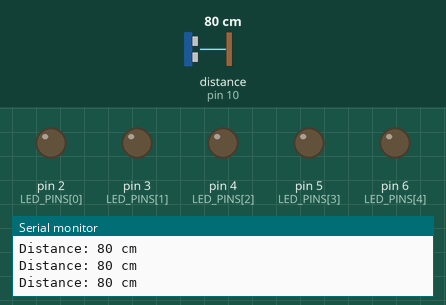
Bench run of a sketch on a simulated Arduino Uno, built with avr-gcc and run on an emulated ATmega328P. Parts: output pins drawn as LEDs (lit = HIGH), the last lines printed to the serial monitor. Wiring (inferred from the names in the program): ultrasonic range finder: trigger pin 9; echo pin 10. The inputs (shaded band) are chosen by the test bench; at power-on: distance to the obstacle (sensor on pin 10) 80 cm. The echo pulse lasts 58.3 µs per cm; pins used as bus, display or sensor lines are not drawn.

Above: at 1.2 s.
1.3 s: distance to the obstacle (sensor on pin 10) set to 24 cm
2.8 s: distance to the obstacle (sensor on pin 10) set to 19 cm
At 3.1 s:
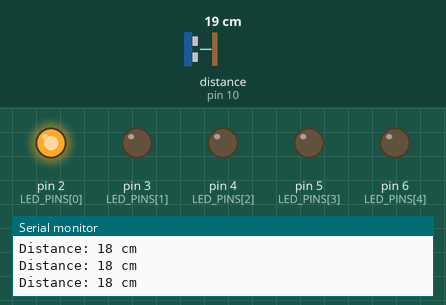
4.3 s: distance to the obstacle (sensor on pin 10) set to 14 cm
At 5.3 s:
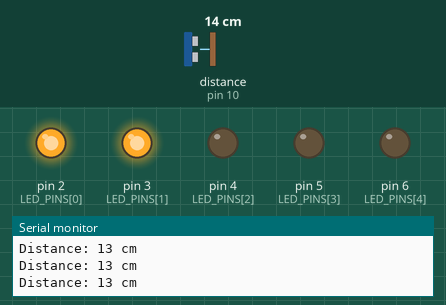
5.8 s: distance to the obstacle (sensor on pin 10) set to 10 cm
At 6.1 s:
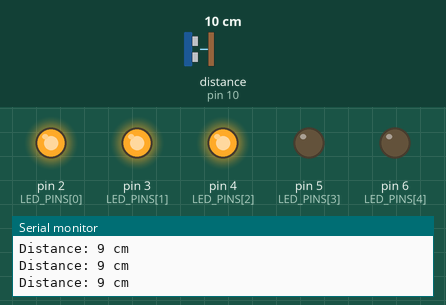
7.3 s: distance to the obstacle (sensor on pin 10) set to 2 cm
At 8.0 s:
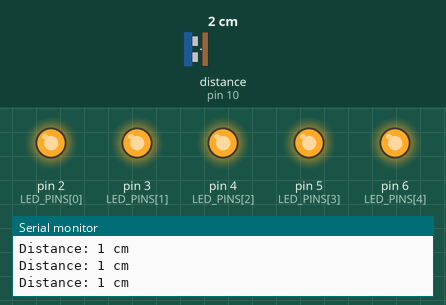
8.8 s: distance to the obstacle (sensor on pin 10) set to 9 cm
At 9.6 s:
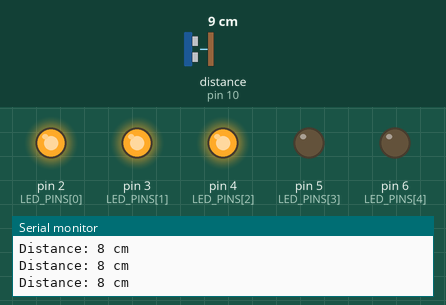
Timing chart, 0 to 11.3 s (numbered marks = the images above; inputs shaded):
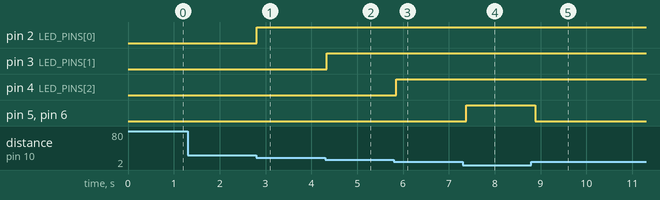

The sketch:

sketch_oct19a_copy_20260518123008.ino
```cpp
const int TRIG_PIN = 9;
const int ECHO_PIN = 10;

// LEDs connected to pins 2–6
const int LED_PINS[5] = {2, 3, 4, 5, 6};

// Distance thresholds in cm (adjust to your needs)
const int THRESHOLDS[5] = {20, 15, 10, 5, 2};

void setup() {
  pinMode(TRIG_PIN, OUTPUT);
  pinMode(ECHO_PIN, INPUT);

  for (int i = 0; i < 5; i++) {
    pinMode(LED_PINS[i], OUTPUT);
  }

  Serial.begin(9600);
}

void loop() {
  long distance = getDistance();
  Serial.print("Distance: ");
  Serial.print(distance);
  Serial.println(" cm");

  updateLEDs(distance);

  delay(100); // read ~10 times per second
}

// Measure distance using HC-SR04
long getDistance() {
  // Send a 10µs pulse to trigger
  digitalWrite(TRIG_PIN, LOW);
  delayMicroseconds(2);
  digitalWrite(TRIG_PIN, HIGH);
  delayMicroseconds(10);
  digitalWrite(TRIG_PIN, LOW);

  // Read the echo pulse duration
  long duration = pulseIn(ECHO_PIN, HIGH, 30000); // timeout 30ms (~5m max)

  // Convert to centimeters (speed of sound = 343 m/s)
  long distance = duration / 58;

  // Return 999 if no echo (out of range)
  return (distance == 0) ? 999 : distance;
}

// Turn on LEDs based on how close the object is
void updateLEDs(long distance) {
  for (int i = 0; i < 5; i++) {
    if (distance <= THRESHOLDS[i]) {
      digitalWrite(LED_PINS[i], HIGH); // turn on
    } else {
      digitalWrite(LED_PINS[i], LOW);  // turn off
    }
  }
}
```

Measured:
- the behaviour switches between 22 and 21 cm on distance to the obstacle (sensor on pin 10) (found by bisection; images 0 and 1)
- the behaviour switches between 17 and 16 cm on distance to the obstacle (sensor on pin 10) (found by bisection; images 1 and 2)
- the behaviour switches between 12 and 11 cm on distance to the obstacle (sensor on pin 10) (found by bisection; images 2 and 3)
- after the input at 2.8 s, pin 2 (LED_PINS[0]): LOW → HIGH at once
- after the input at 4.3 s, pin 3 (LED_PINS[1]): LOW → HIGH at once
- after the input at 5.8 s, pin 4 (LED_PINS[2]): LOW → HIGH after 0.06 s
- after the input at 7.3 s, pin 5 (LED_PINS[3]), pin 6 (LED_PINS[4]): LOW → HIGH after 0.08 s
- after the input at 8.8 s, pin 5 (LED_PINS[3]), pin 6 (LED_PINS[4]): HIGH → LOW after 0.09 s
